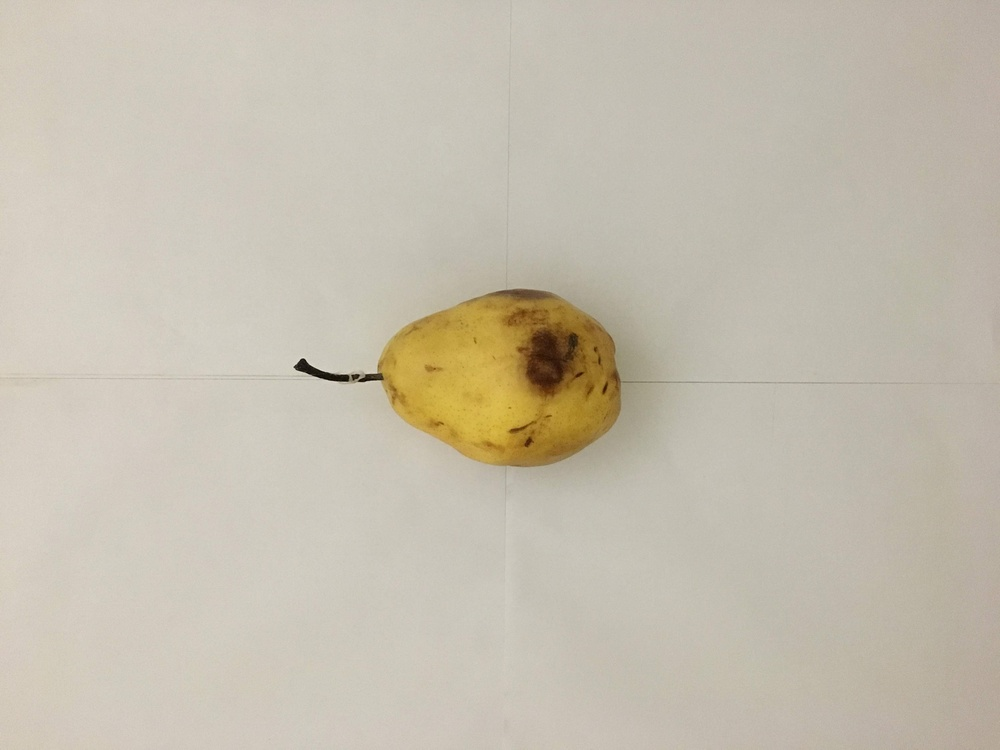
%> input picture OmSatyaSaiRamProject/D7.2.jpg, 1000 x 750 px, shrunk from 4032 x 3024 before the run
$ octave FruitAgeDetection.m   (GNU Octave 9; MATLAB toolbox functions it lacks are replaced by stand-ins)
%> lines starting %> are read from the running program, lines starting %| are printed output that depends on the picture; in (x1, y1, x2, y2) boxes, pixels count from 0 and x2, y2 are one past the last pixel; in counts of white or black regions, pixels touching at a corner belong together; the program's own positions count from 1
### OmSatyaSaiRamProject/BackgroundRemovalD7.m
function [BW,maskedRGBImage] = BackgroundRemovalD7(RGB)
%createMask  Threshold RGB image using auto-generated code from colorThresholder app.
%  [BW,MASKEDRGBIMAGE] = createMask(RGB) thresholds image RGB using
%  auto-generated code from the colorThresholder app. The colorspace and
%  range for each channel of the colorspace were set within the app. The
%  segmentation mask is returned in BW, and a composite of the mask and
%  original RGB images is returned in maskedRGBImage.

% Auto-generated by colorThresholder app on 27-Nov-2018
%------------------------------------------------------


% Convert RGB image to chosen color space
I = rgb2lab(RGB);

% Define thresholds for channel 1 based on histogram settings
channel1Min = 0.233;
channel1Max = 92.355;

% Define thresholds for channel 2 based on histogram settings
channel2Min = -5.860;
channel2Max = 20.492;

% Define thresholds for channel 3 based on histogram settings
channel3Min = 16.949;
channel3Max = 60.770;

% Create mask based on chosen histogram thresholds
sliderBW = (I(:,:,1) >= channel1Min ) & (I(:,:,1) <= channel1Max) & ...
    (I(:,:,2) >= channel2Min ) & (I(:,:,2) <= channel2Max) & ...
    (I(:,:,3) >= channel3Min ) & (I(:,:,3) <= channel3Max);
BW = sliderBW;

% Initialize output masked image based on input image.
maskedRGBImage = RGB;

% Set background pixels where BW is false to zero.
maskedRGBImage(repmat(~BW,[1 1 3])) = 0;

end

### OmSatyaSaiRamProject/FruitAgeDetection.m
%% Clear and Close
clc;
clear;
close all;

%% Reading an image

Img = imread('D7.2.jpg');
%> Img is the input picture: size 750x1000x3 uint8; mean R, G, B 197.1, 189.9, 174.9
subplot(3,3,1);
imshow(Img)
title('Original Image');
subplot(3,3,7);
imhist(Img);
title('Histogram of Original Image');

%% Converting RGB image to Gray

GImg = rgb2gray(Img);
subplot(3,3,4);
imshow(GImg);
title('Gray Image');
subplot(3,3,8);
imhist(GImg);
title('Histogram of Gray Image');

%% Splitting Image into R, G and B images

Imgr = Img(:,:,1);
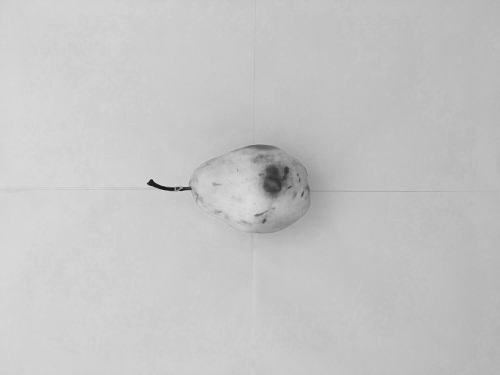
%> Imgr: size 750x1000 uint8 (shown at 1/2 size); min 7, max 230, mean 197.1
Imgg = Img(:,:,2);
Imgb = Img(:,:,3);
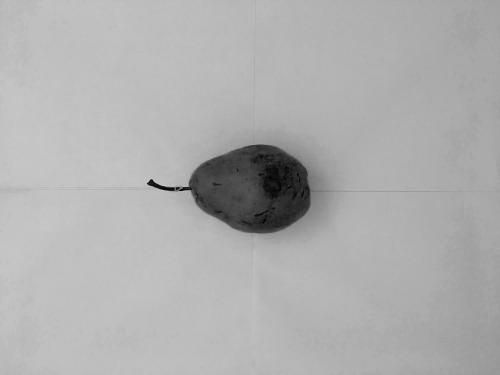
%> Imgb: size 750x1000 uint8 (shown at 1/2 size); min 0, max 215, mean 174.9

%% Background Removal
% Removing background using BackgroundRemoval function
[bw,BRImg] = BackgroundRemovalD7(Img);
%> in BackgroundRemovalD7, `sliderBW = (I(:,:,1) >= channel1Min ) & (I(:,:,1) <= channel1Max) & (I..`:
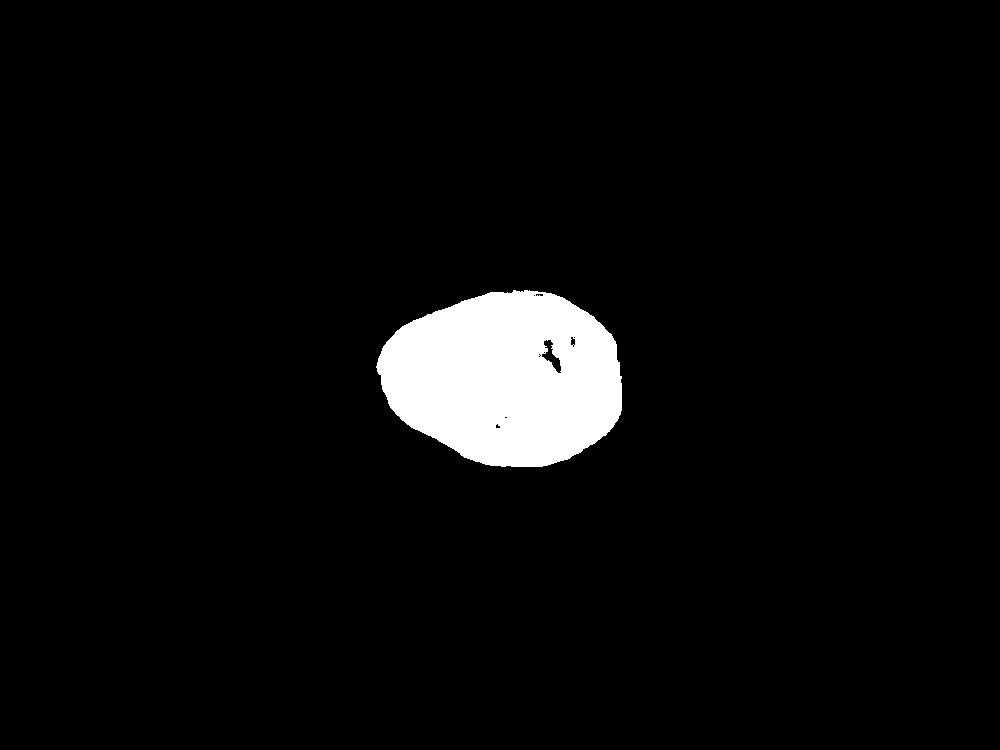
%> sliderBW: size 750x1000 logical; 4.4% white; 1 white region, box (x1, y1, x2, y2) and area: (376, 290, 622, 467) 33125
BW = imfill(bw,'holes');
%> BW: size 750x1000 logical; 4.5% white; 1 white region, box (x1, y1, x2, y2) and area: (376, 290, 622, 467) 33432
uBW = im2uint8(BW);
subplot(3,3,2);
imshow(BRImg);
title('Object Image');
subplot(3,3,3);
imshow(BW);
title('B&W Object Image');

%% Identify the Object
% inverting black and white values
Ibw = imcomplement(uBW);
% Subtract Inverted BW values from Gray image
Gobj = imsubtract(GImg,Ibw);
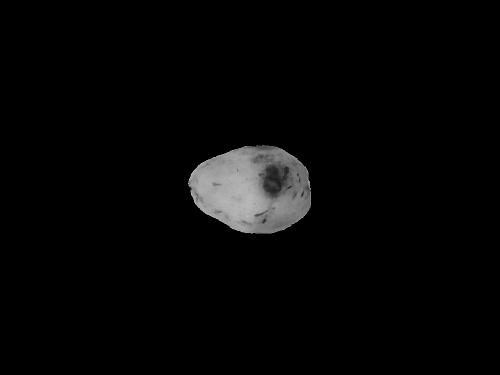
%> Gobj: size 750x1000 uint8 (shown at 1/2 size); min 0, max 202, mean 6
subplot(3,3,5);
imshow(Gobj);
title('Gray Object');

%% Look for Pathches on the Object
Patch = Gobj>100;
%> Patch: size 750x1000 logical; 3.8% white; 20 white regions (18 under 20 px), largest, box (x1, y1, x2, y2) and area: (376, 292, 622, 467) 28616, (577, 363, 584, 371) 31
Wpatch = imcomplement(Patch);
subplot(3,3,6);
imshow(Wpatch);
title('Helathy Part')
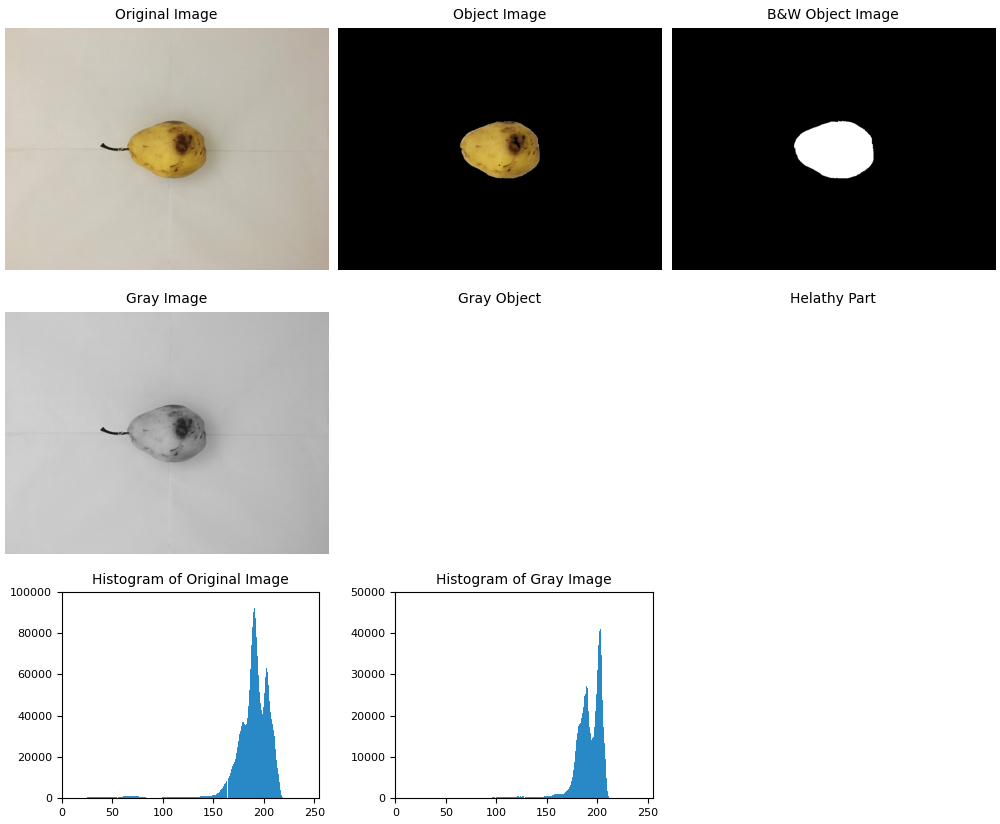
%> figure redrawn from the program's plot data, 8 panels

%% %% Measure the size of the fruit
[B,ib,id] = unique(bw);
%> B = [false; true]; ib = [1; 282367]
b_counts = accumarray(id,1);
%> b_counts = [716875; 33125]
uniq_counts = [B, b_counts];
%> uniq_counts = [0 716875; 1 33125]
hpart = uniq_counts(2,2);
%> hpart = 33125

%% Measure the size of the Patches
[C,ia,ic] = unique(Wpatch);
%> C = [false; true]; ia = [282367; 1]
a_counts = accumarray(ic,1);
%> a_counts = [28689; 721311]
value_counts = [C, a_counts];
%> value_counts = [0 28689; 1 721311]
spart = value_counts(1,2);
%> spart = 28689

%% Finding the Thresholds

Rsa = sort(unique(Imgr));
%> Rsa = 220 values from 7 to 230
Rsd = sort(unique(Imgr),'descend');
%> Rsd = 220 values, max 230 at index 1, min 7 at index 220, mean 118.5
Gsa = sort(unique(Imgg));
%> Gsa = 222 values from 0 to 226
Gsd = sort(unique(Imgg),'descend');
%> Gsd = 222 values, max 226 at index 1, min 0 at index 222, mean 112.5
Bsa = sort(unique(Imgb));
%> Bsa = 213 values from 0 to 215
Bsd = sort(unique(Imgb),'descend');
%> Bsd = 213 values, max 215 at index 1, min 0 at index 213, mean 106
Lr = Rsa(2,1);
%> Lr = 9
Hr = Rsd(1:1);
%> Hr = 230
Lg = Gsa(2,1);
%> Lg = 2
Hg = Gsd(1:1);
%> Hg = 226
Lb = Bsa(2,1);
%> Lb = 1
Hb = Bsd(1:1);
%> Hb = 215

%% Compare the Threshold of color and size of the patch

disp("Based on the color thresholds");

if(Lr>=37&&Lr<=63&&Hr>=225&&Hr<=235 && Lg>=29&&Lg<=50&&Hg>=216&&Hg<=229 && Lb>=1&&Lb<=23&&Hb>=207&&Hb<=217)
    disp(1);
end
if(Lr>=18&&Lr<=33&&Hr>=231&&Hr<=237 && Lg>=9&&Lg<=20&&Hg>=222&&Hg<=228 && Lb==1&&Hb>=209&&Hb<=219)
    disp(2);
end
if(Lr>=4&&Lr<=10&&Hr>=221&&Hr<=241 && Lg>=1&&Lg<=3&&Hg>=214&&Hg<=232 && Lb==1&&Hb>=202&&Hb<=215)
    disp(3);
end
if(Lr>=5&&Lr<=16&&Hr>=222&&Hr<=231 && Lg>=1&&Lg<=9&&Hg>=214&&Hg<=228 && Lb==1&&Hb>=202&&Hb<=214)
    disp(4);
end
if(Lr>=5&&Lr<=9&&Hr>=224&&Hr<=238 && Lg>=1&&Lg<=4&&Hg>=214&&Hg<=231 && Lb==1&&Hb>=202&&Hb<=215)
    disp(5);
end
if(Lr>=4&&Lr<=12&&Hr>=225&&Hr<=230 && Lg>=1&&Lg<=8&&Hg>=215&&Hg<=223 && Lb==1&&Hb>=205&&Hb<=211)
    disp(6);
end
if(Lr>=4&&Lr<=7&&Hr>=224&&Hr<=238 && Lg>=1&&Lg<=3&&Hg>=215&&Hg<=234 && Lb==1&&Hb>=204&&Hb<=223)
    disp(7);
end

%% Based on fruit health percentage

HP = (spart/hpart) * 100;
%> HP = 86.61

disp("Based on health percentage");

if(HP >= 99.53 && HP <= 118.57)
    disp(1)
end
if(HP >= 96.5181 && HP <= 100.4283)
    disp(2)
end
if(HP >= 85.0874 && HP <= 92.0616)
    disp(3)
end
if(HP >= 84.9794 && HP <= 91.8341)
    disp(4)
end
if(HP >= 80.5140 && HP <= 89.8703)
    disp(5)
end
if(HP >= 78.3204 && HP <= 87.2770)
   disp(6)
end
if(HP >= 80.1095 && HP <= 88.4009)
   disp(7)
end

%% Based on average of Gray fruit image

[m,n] = size(Gobj);
tot = sum(sum(Gobj));
%> tot = 4534860
check = tot/(m*n);
%> check = 6.05
disp("Based on Gray image average");

if(check >= 5.3871 && check <= 6.7136)
    disp(7)
elseif(check >= 4.4596 && check <= 4.7705)
    disp(6)
elseif(check >= 4.1642 && check <= 4.7918)
    disp(5)
elseif(check >= 4.4766 && check <= 5.3118)
    disp(4)
elseif(check >= 5.1068 && check <= 5.4907)
    disp(3)
elseif(check >= 5.0872 && check <= 5.4646)
    disp(2)
elseif(check >= 5.3911 && check <= 5.8421)
    disp(1)
else
    disp("No Match")
end


%% Return the Output

disp("Healthy percent of fruit from image is ---> " + HP);
%| Healthy percent of fruit from image is ---> 86.6083

$ run again, with OmSatyaSaiRamProject/D1.1.jpg copied over OmSatyaSaiRamProject/D7.2.jpg
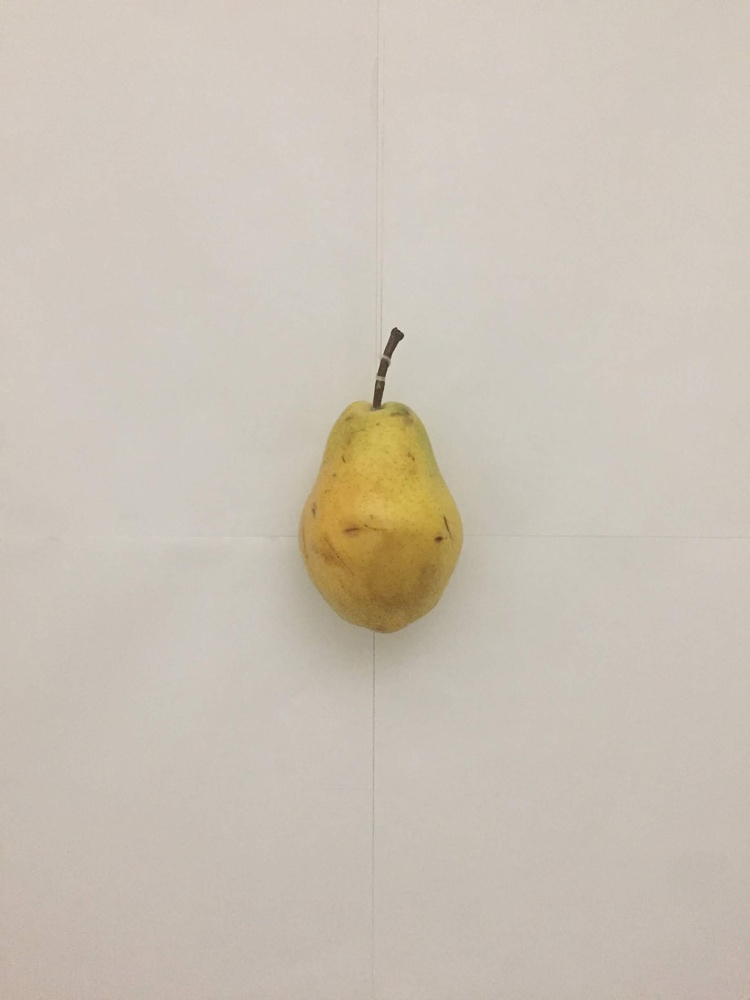
%> input picture OmSatyaSaiRamProject/D1.1.jpg, 750 x 1000 px, shrunk from 1836 x 2448 before the run
%> Img is the input picture: size 1000x750x3 uint8; mean R, G, B 202.6, 193.4, 181.6
%> I: size 1000x750x3 double; mean of channels 1, 2, 3 78.6, 1.3, 7.2
%> in BackgroundRemovalD7, `sliderBW = (I(:,:,1) >= channel1Min ) & (I(:,:,1) <= channel1Max) & (I..`:
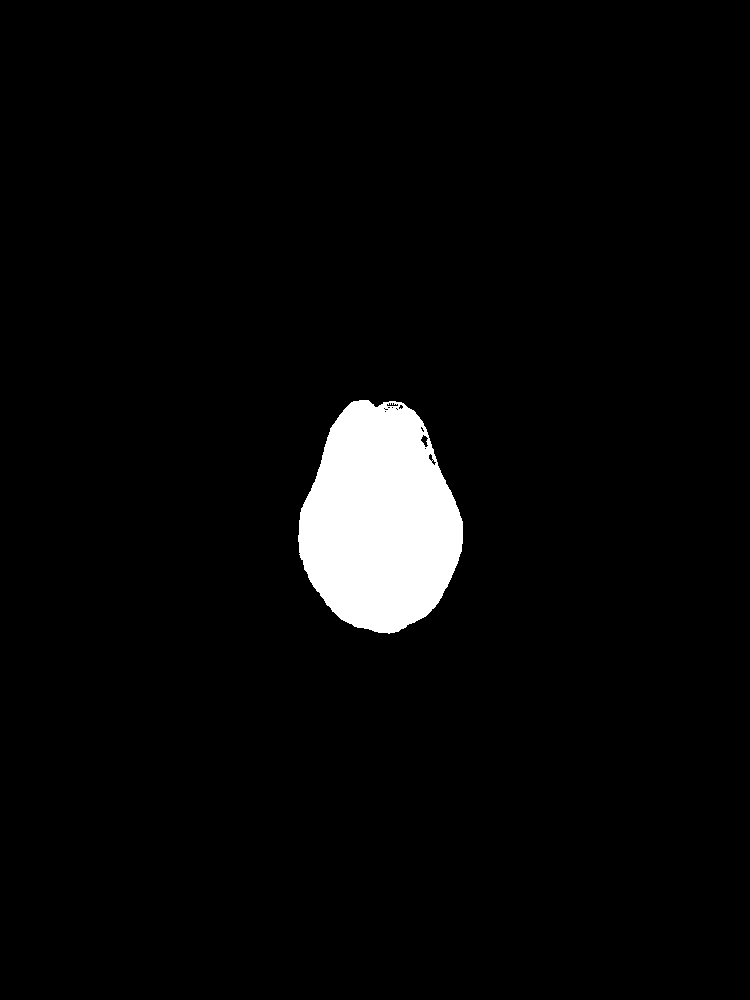
%> sliderBW: size 1000x750 logical; 3.8% white; 1 white region, box (x1, y1, x2, y2) and area: (298, 400, 463, 634) 28328
%> BW: size 1000x750 logical; 3.8% white; 1 white region, box (x1, y1, x2, y2) and area: (298, 400, 463, 634) 28450
%> `Gobj = imsubtract(GImg,Ibw);`:
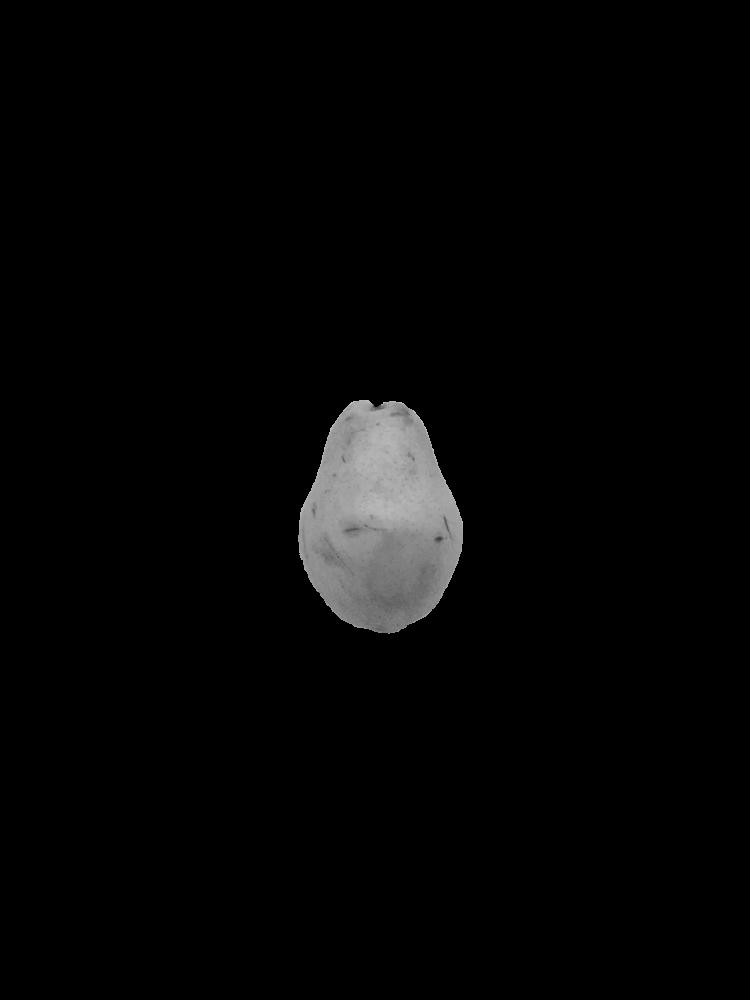
%> Gobj: size 1000x750 uint8; min 0, max 197, mean 5.5
%> Patch: size 1000x750 logical; 3.8% white; 1 white region, box (x1, y1, x2, y2) and area: (298, 400, 463, 634) 28282
%> B = [false; true]; ib = [1; 298536]
%> b_counts = [721672; 28328]
%> uniq_counts = [0 721672; 1 28328]
%> hpart = 28328
%> C = [false; true]; ia = [298536; 1]
%> a_counts = [28282; 721718]
%> value_counts = [0 28282; 1 721718]
%> spart = 28282
%> Rsa = 167 values from 45 to 229
%> Rsd = 167 values, max 229 at index 1, min 45 at index 167, mean 142.9
%> Gsa = 172 values from 38 to 221
%> Gsd = 172 values, max 221 at index 1, min 38 at index 172, mean 134.4
%> Bsa = 193 values from 14 to 210
%> Bsd = 193 values, max 210 at index 1, min 14 at index 193, mean 112.9
%> Lr = 59
%> Hr = 229
%> Lg = 46
%> Hg = 221
%> Lb = 15
%> Hb = 210
%> HP = 99.84
%> tot = 4152340
%> check = 5.54
%| Healthy percent of fruit from image is ---> 99.8376
